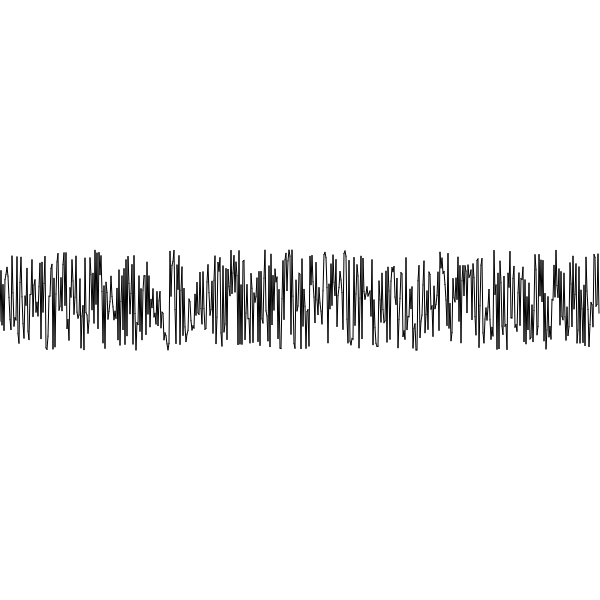
Frame 1 (no input)
Frame 60 (no input): identical to frame 1, image omitted
Frame 120 (the mouse pressed at the canvas centre since frame 60): identical to frame 1, image omitted

The p5.js sketch that drew this single still picture (run headless with seeded random() and noise() and a simulated clock; from frame 60 on, the mouse is pressed at the canvas centre):

// p5.js sketch
// ── sketch.js
/**
 * step 3: a line from data
 */

// 3.1 create an empty object with empty arrays for you x and y
var mouseData = {
	x:[],
	y:[]
}


function setup() {
	createCanvas(600, 600);

	// 3.2 fill your x and y arrays with data
	// your x will be sequential: 0, 1, 2, 3, 4, 5...
	// your y will be random numbers
	// NOTE: in real life, you would have your real data here
	for(var i = 0; i < width; i++){
		mouseData.x.push(i);
		mouseData.y.push(random(height/2 - 50, height/2 + 50))
	}

}

function draw() {
	background(255, 255, 255);

	// 3.3 use a for loop to loop through all the values in x and y
	// notice for our line, we are using coordinate pairs:
	// [i] and [i+1] for the next value in the loop
	for(var i= 0; i < mouseData.x.length - 1; i++){
		line(mouseData.x[i], mouseData.y[i], mouseData.x[i+1], mouseData.y[i+1])
	}

}

// function mousePressed(){
// 	print("adding: ", mouseX + " " + mouseY, " to mouseData");
// 	mouseData.x.push(mouseX)
// 	mouseData.y.push(mouseY)
// }
